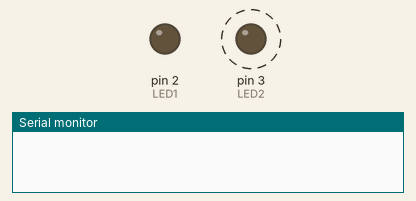
Simulated run of this sketch. Board: Arduino Uno, built with avr-gcc and run on an emulated ATmega328P. On the bench: output pins drawn as LEDs (lit = HIGH), the last lines printed to the serial monitor. Dashed ring = blinking.

Above: at 0.5 s.
At 7.5 s:
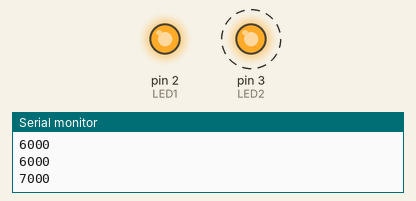
Timing chart, 0 to 9.2 s (numbered marks = the images above):
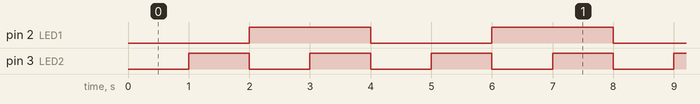

Measured:
- by itself, pin 2 (LED1): alternates HIGH for 2.0 s and LOW for 2.0 s
- by itself, pin 3 (LED2): alternates HIGH for 1.0 s and LOW for 1.0 s

The sketch:

Blink.ino
```cpp
#define LED1 2
#define LED2 3

#define LED1_TIMER 2000
#define LED2_TIMER 1000

long lastExecuteTimeLED1 = 0;
long lastExecuteTimeLED2 = 0;

void setup()
{
	pinMode(LED1, OUTPUT);
	pinMode(LED2, OUTPUT);
	Serial.begin(9600);
}

void loop()
{
	if((millis()-lastExecuteTimeLED1)>= LED1_TIMER){
		digitalWrite(LED1, !digitalRead(LED1));
		lastExecuteTimeLED1=millis();
		Serial.println(lastExecuteTimeLED1);
	}
	if((millis()-lastExecuteTimeLED2)>= LED2_TIMER){
		digitalWrite(LED2, !digitalRead(LED2));
		lastExecuteTimeLED2=millis();
		Serial.println(lastExecuteTimeLED2);
	}
}
```
